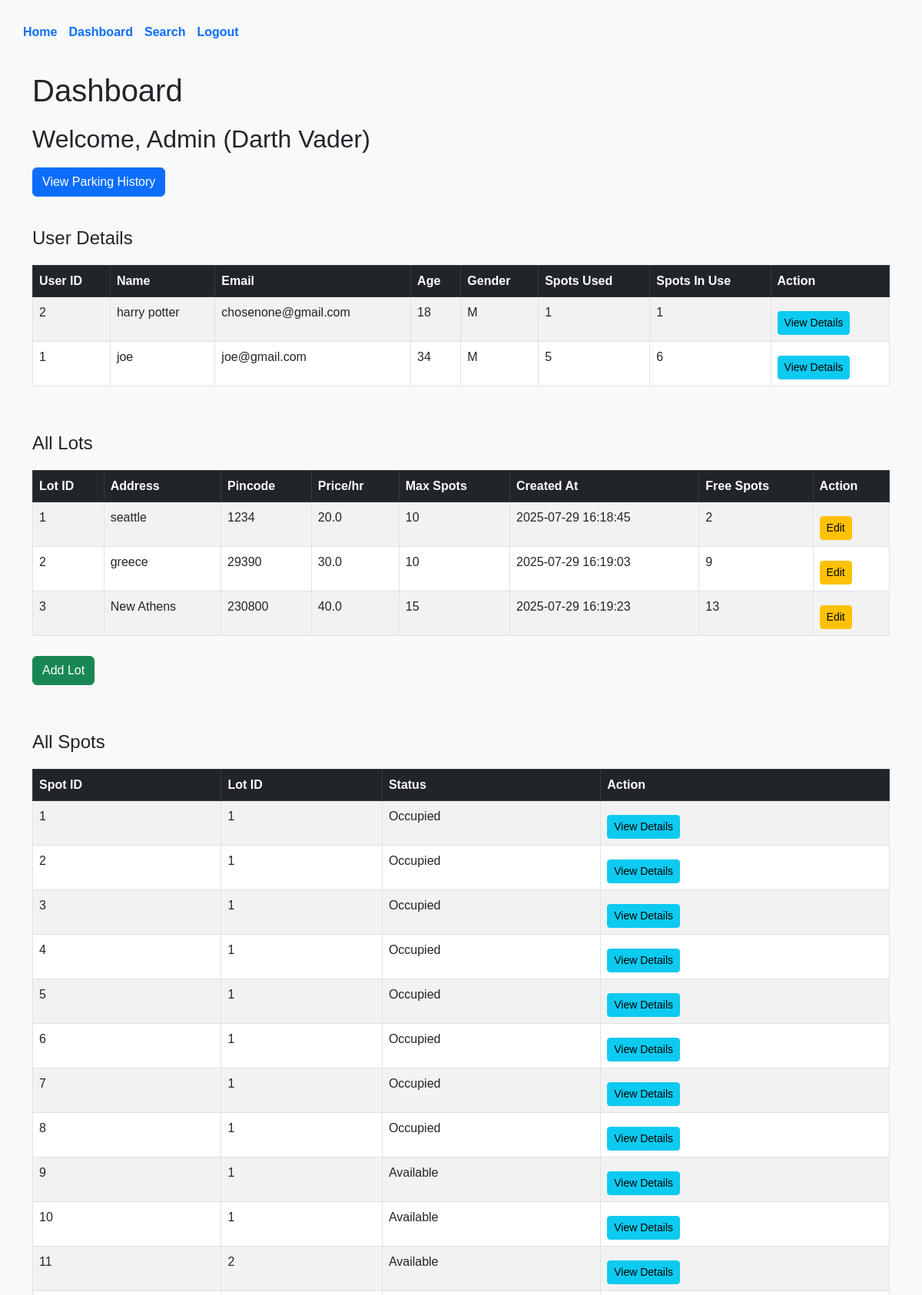
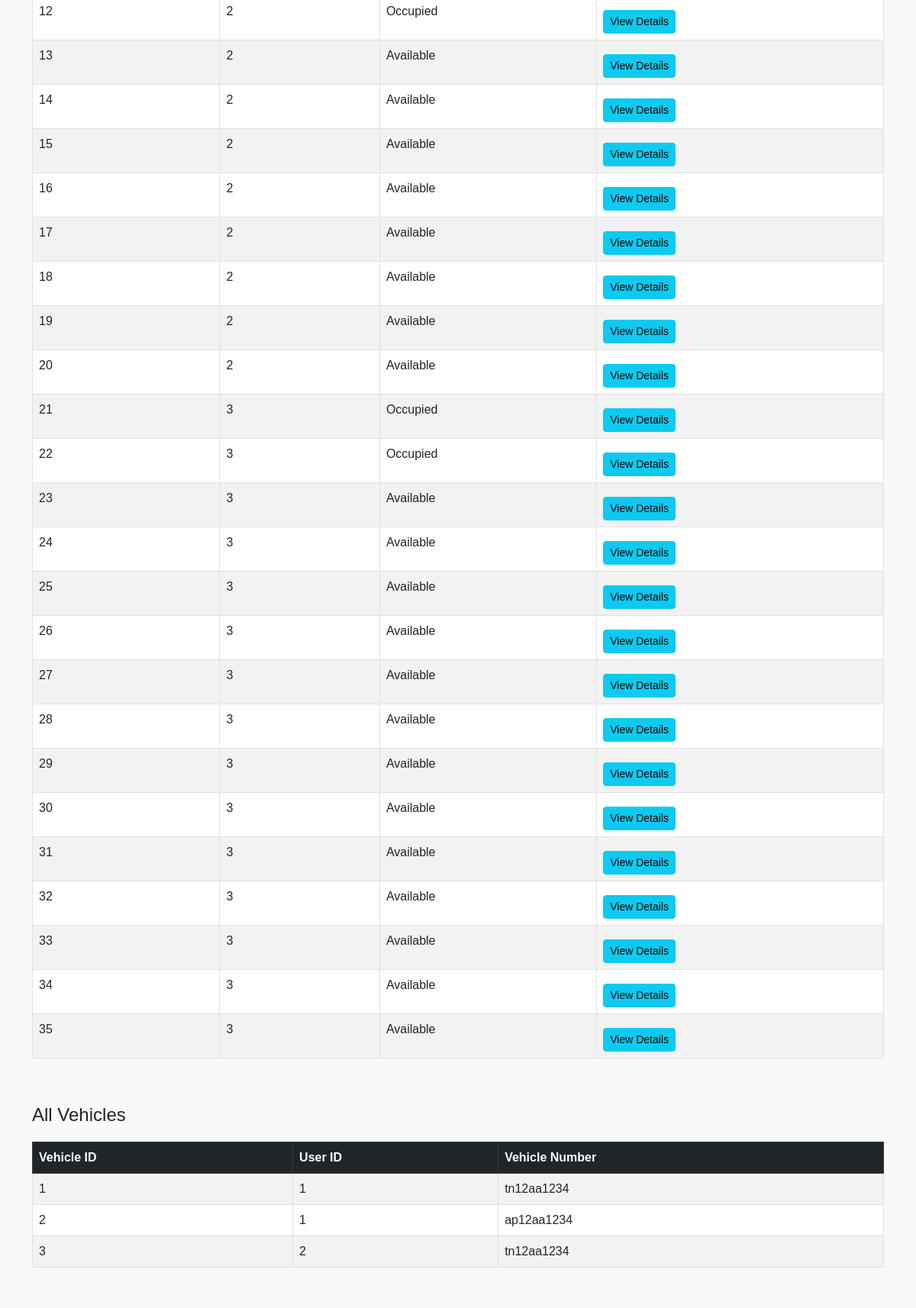
The app's page /admin/dashboard (upper part) with its own data (2 pictures, top to bottom).
### tables this page shows
CREATE TABLE User (
                user_id INTEGER PRIMARY KEY AUTOINCREMENT,
                fname TEXT NOT NULL,
                age INTEGER,
                gender TEXT,
                email TEXT UNIQUE NOT NULL,
                passwd TEXT NOT NULL,
                no_spots_booked DEFAULT 0
            );

CREATE TABLE ParkingLots (
              lot_id         INTEGER PRIMARY KEY AUTOINCREMENT,
              address        TEXT    NOT NULL,
              pin_code       TEXT,
              price_per_hour REAL    NOT NULL,
              max_spots      INTEGER NOT NULL,
              created_at     DATETIME DEFAULT CURRENT_TIMESTAMP,
              free_spots   INTEGER NOT NULL
            );

CREATE TABLE ParkingSpots (
              spot_id  INTEGER PRIMARY KEY AUTOINCREMENT,
              lot_id   INTEGER NOT NULL,
              status   TEXT    NOT NULL DEFAULT 'Available'
                         CHECK(status IN ('Available','Occupied','OutOfService')),
              FOREIGN KEY(lot_id) REFERENCES ParkingLots(lot_id)
                ON DELETE CASCADE
            );

CREATE TABLE Vehicles (
              vehicle_id     INTEGER PRIMARY KEY AUTOINCREMENT,
              user_id        INTEGER NOT NULL,
              vehicle_number TEXT    NOT NULL,
              FOREIGN KEY(user_id) REFERENCES Users(user_id)
                ON DELETE CASCADE
            );

### app.py (the view)
@app.route('/admin/dashboard')
def admin_dashboard():
    users = get_users()
    print(users)
    lots = get_lots()
    spots = get_spots()
    vhs = get_vehicles()
    bks = get_bookings()
    return render_template('adminDashboard.html', name="Admin (Darth Vader)", users=users, lots=lots, spots=spots,
                           vhs=vhs, bks=bks)

### app.py (called while the page is built)
def get_lots():
    with sqlite3.connect(DB) as con:
        cur = con.cursor()
        cur.execute('SELECT * FROM ParkingLots')
        return cur.fetchall()

def get_spots():
    with sqlite3.connect(DB) as con:
        cur = con.cursor()
        cur.execute('SELECT * FROM ParkingSpots')
        return cur.fetchall()

def get_vehicles():
    with sqlite3.connect(DB) as con:
        cur = con.cursor()
        cur.execute('SELECT * FROM Vehicles')
        return cur.fetchall()

def get_bookings():
    with sqlite3.connect(DB) as con:
        cur = con.cursor()
        cur.execute('SELECT * FROM Bookings')
        return cur.fetchall()

def get_users():
    with sqlite3.connect(DB) as con:
        cur = con.cursor()
        cur.execute(
            '''SELECT
        u.user_id,
        u.fname,
        u.email,
        u.age,
        u.gender,
        COALESCE(SUM(CASE WHEN b.status = 'Completed' THEN 1 ELSE 0 END), 0) AS spots_used,
        COALESCE(SUM(CASE WHEN b.status = 'Booked'    THEN 1 ELSE 0 END), 0) AS spots_in_use
    FROM User AS u
    LEFT JOIN Vehicles AS v
        ON u.user_id = v.user_id
    LEFT JOIN Bookings AS b
        ON v.vehicle_id = b.vehicle_id
    GROUP BY
        u.user_id,
        u.fname,
        u.email,
        u.age,
        u.gender;

        '''
        )
        return cur.fetchall()

### templates/adminDashboard.html (shortened to what this page needs)
<!DOCTYPE html>
<html lang="en">
<head>
    <link rel="stylesheet" href="https://cdn.jsdelivr.net/npm/bootstrap@5.3.0/dist/css/bootstrap.min.css">
</head>
<body>
<nav class="nav">
    <a href="{{ url_for('admin_home') }}">Home</a>
    <a href="{{ url_for('admin_dashboard') }}">Dashboard</a>
    <a href="{{ url_for('admin_search') }}">Search</a>
    <a href="{{ url_for('home') }}">Logout</a>
</nav>
<div class="container">
    <h1>Dashboard</h1>
    <h2>Welcome, {{ name }}</h2>
    <a href="{{ url_for('parking_history_all') }}" class="btn btn-primary">View Parking History</a>
    <div class="section">
        <h4>User Details</h4>
        <table class="table table-bordered table-striped table-hover">
            <thead class="table-dark">
                <tr>
                    <th>User ID</th>
                    <th>Name</th>
                    <th>Email</th>
                    <th>Age</th>
                    <th>Gender</th>
                    <th>Spots Used</th>
                    <th>Spots In Use</th>
                    <th>Action</th>
                </tr>
            </thead>
            <tbody>
                {% for user in users %}
                <tr>
                    <td>{{ user[0] }}</td>
                    <td>{{ user[1] }}</td>
                    <td>{{ user[2] }}</td>
                    <td>{{ user[3] }}</td>
                    <td>{{ user[4] }}</td>
                    <td>{{ user[5] }}</td>
                    <td>{{ user[6] }}</td>
                    <td>
                        <form method="get" action="{{ url_for('user_details', userid=user[0]) }}">
                            <button type="submit" class="btn btn-sm btn-info">View Details</button>
                        </form>
                    </td>
                </tr>
                {% endfor %}
            </tbody>
        </table>
    </div>
    <div class="section">
        <h4>All Lots</h4>
        <table class="table table-bordered table-striped table-hover">
            <thead class="table-dark">
                <tr>
                    <th>Lot ID</th>
                    <th>Address</th>
                    <th>Pincode</th>
                    <th>Price/hr</th>
                    <th>Max Spots</th>
                    <th>Created At</th>
                    <th>Free Spots</th>
                    <th>Action</th>
                </tr>
            </thead>
            <tbody>
                {% for lot in lots %}
                <tr>
                    <td>{{ lot[0] }}</td>
                    <td>{{ lot[1] }}</td>
                    <td>{{ lot[2] }}</td>
                    <td>{{ lot[3] }}</td>
                    <td>{{ lot[4] }}</td>
                    <td>{{ lot[5] }}</td>
                    <td>{{ lot[6] }}</td>
                    <td>
                        <form method="get" action="{{ url_for('edit_lot', lotid=lot[0]) }}">
                            <button type="submit" class="btn btn-sm btn-warning">Edit</button>
                        </form>
                    </td>
                </tr>
                {% endfor %}
            </tbody>
        </table>
        <a href="{{ url_for('create_lot') }}" class="btn btn-success">Add Lot</a>
    </div>
    <div class="section">
        <h4>All Spots</h4>
        <table class="table table-bordered table-striped table-hover">
            <thead class="table-dark">
                <tr>
                    <th>Spot ID</th>
                    <th>Lot ID</th>
                    <th>Status</th>
                    <th>Action</th>
                </tr>
            </thead>
            <tbody>
                {% for spot in spots %}
                <tr>
                    <td>{{ spot[0] }}</td>
                    <td>{{ spot[1] }}</td>
                    <td>{{ spot[2] }}</td>
                    <td>
                        <form method="get" action="{{ url_for('spot_details', spotid=spot[0]) }}">
                            <button type="submit" class="btn btn-sm btn-info">View Details</button>
                        </form>
                    </td>
                </tr>
                {% endfor %}
            </tbody>
        </table>
    </div>
    <div class="section">
        <h4>All Vehicles</h4>
        <table class="table table-bordered table-striped table-hover">
            <thead class="table-dark">
                <tr>
                    <th>Vehicle ID</th>
                    <th>User ID</th>
                    <th>Vehicle Number</th>
                </tr>
            </thead>
            <tbody>
                {% for vh in vhs %}
                <tr>
                    <td>{{ vh[0] }}</td>
                    <td>{{ vh[1] }}</td>
                    <td>{{ vh[2] }}</td>
                </tr>
                {% endfor %}
            </tbody>
        </table>
    </div>
</div>
</body>
</html>

### templates/adminDashboard.html (style rules this page uses)
body { padding: 30px; font-family: Arial, sans-serif; background-color: #f8f9fa; }
nav.nav { margin-bottom: 20px; }
nav.nav a { margin-right: 15px; text-decoration: none; color: #0d6efd; font-weight: bold; }
h1, h4 { margin-top: 40px; margin-bottom: 20px; }
table { background-color: white; }
.section { margin-bottom: 60px; }
.btn { margin-top: 10px; }

### records on screen
User: user_id "2", fname "harry potter", email "chosenone@gmail.com", age "18", gender "M", user "1"
User: user_id "1", fname "joe", email "joe@gmail.com", age "34", gender "M", user "5", user "6"
ParkingLots: lot_id "1", address "seattle", pin_code "1234", price_per_hour "20.0", max_spots "10", created_at "2025-07-29 16:18:45", free_spots "2"
ParkingLots: lot_id "2", address "greece", pin_code "29390", price_per_hour "30.0", max_spots "10", created_at "2025-07-29 16:19:03", free_spots "9"
ParkingLots: lot_id "3", address "New Athens", pin_code "230800", price_per_hour "40.0", max_spots "15", created_at "2025-07-29 16:19:23", free_spots "13"
ParkingSpots: spot_id "1", lot "1", status "Occupied"
ParkingSpots: spot_id "2", lot "1", status "Occupied"
ParkingSpots: spot_id "3", lot "1", status "Occupied"
ParkingSpots: spot_id "4", lot "1", status "Occupied"
ParkingSpots: spot_id "5", lot "1", status "Occupied"
ParkingSpots: spot_id "6", lot "1", status "Occupied"
ParkingSpots: spot_id "7", lot "1", status "Occupied"
ParkingSpots: spot_id "8", lot "1", status "Occupied"
ParkingSpots: spot_id "9", lot "1", status "Available"
ParkingSpots: spot_id "10", lot "1", status "Available"
ParkingSpots: spot_id "11", lot "2", status "Available"
ParkingSpots: spot_id "12", lot "2", status "Occupied"
ParkingSpots: spot_id "13", lot "2", status "Available"
ParkingSpots: spot_id "14", lot "2", status "Available"
ParkingSpots: spot_id "15", lot "2", status "Available"
ParkingSpots: spot_id "16", lot "2", status "Available"
ParkingSpots: spot_id "17", lot "2", status "Available"
ParkingSpots: spot_id "18", lot "2", status "Available"
ParkingSpots: spot_id "19", lot "2", status "Available"
ParkingSpots: spot_id "20", lot "2", status "Available"
ParkingSpots: spot_id "21", lot "3", status "Occupied"
ParkingSpots: spot_id "22", lot "3", status "Occupied"
ParkingSpots: spot_id "23", lot "3", status "Available"
ParkingSpots: spot_id "24", lot "3", status "Available"
ParkingSpots: spot_id "25", lot "3", status "Available"
ParkingSpots: spot_id "26", lot "3", status "Available"
ParkingSpots: spot_id "27", lot "3", status "Available"
ParkingSpots: spot_id "28", lot "3", status "Available"
ParkingSpots: spot_id "29", lot "3", status "Available"
ParkingSpots: spot_id "30", lot "3", status "Available"
ParkingSpots: spot_id "31", lot "3", status "Available"
ParkingSpots: spot_id "32", lot "3", status "Available"
ParkingSpots: spot_id "33", lot "3", status "Available"
ParkingSpots: spot_id "34", lot "3", status "Available"
ParkingSpots: spot_id "35", lot "3", status "Available"
Vehicles: vehicle_id "1", user "1", vehicle_number "tn12aa1234"
Vehicles: vehicle_id "2", user "1", vehicle_number "ap12aa1234"
Vehicles: vehicle_id "3", user "2", vehicle_number "tn12aa1234"

### other values on screen
{{ name }} "Admin (Darth Vader)"
